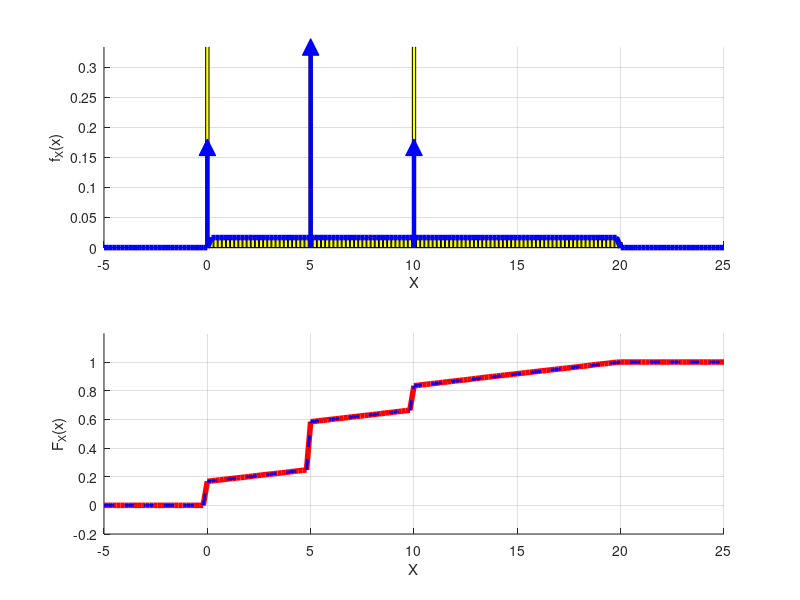

This figure's MATLAB source:
% Avaliação 1 - Questão 4 - Luan de Barros

clear all; close all; clc;
pkg load statistics;

% A) esboço da PDF

% número de realizações
N = 100000;

% lançamento do dado por N vezes
U = randi([1 6],1,N);

% resultado das faces do dado
idx1 = U == 1;
idx2 = U == 2 | U == 3;
idx3 = U == 4;
idx4 = U == 5 | U == 6;

% preenche a matrix X de 1 linha e N colunas com 0
X = zeros(1,N);

% valor atribuído para X dependendo do resultado das faces do dado
X(idx1) = 10;
X(idx2) = 5;
X(idx3) = 0;
X(idx4) = unifrnd(0,20,1,sum(idx4));

dx= 1/5; x=-5:dx:25;

% PDF
pdfX_sim = (hist(X,x) / (N*dx));
pdfX_teo = (1/60) .* (0 < x & x < 20); % sem os impulsos

% CDF
cdfX_sim = cumsum(pdfX_sim)*dx;
cdfX_teo = 0            .* (x < 0) + ...
            (1/6 + x/60) .* (0 <= x & x < 5) + ...
            (35/60 + ((x-5)/60)) .* (5 <= x & x < 10) + ...
            (50/60  + ((x-10)/60)) .* (10 <= x & x < 20) + ...
            (1) .* (x >= 20);

figure;
subplot(2,1,1); hold on; grid on;
bar(x,pdfX_sim, 'y');
plot(x, pdfX_teo, 'b', 'LineWidth',4);

%  representando os impulsos
plot([10, 10], [0, 1/6], 'b', 'LineWidth', 3');
plot([10], [1/6], 'b^', 'MarkerSize', 12, 'MarkerFaceColor', 'b');
plot([5, 5], [0, 1/3], 'b', 'LineWidth', 3');
plot([5], [1/3], 'b^', 'MarkerSize', 12, 'MarkerFaceColor', 'b');
plot([0, 0], [0, 1/6], 'b', 'LineWidth', 3');
plot([0], [1/6], 'b^', 'MarkerSize', 12, 'MarkerFaceColor', 'b');
xlim([-5 25]); ylim([0 1/3]);
xlabel('X'); ylabel('f_X(x)');

subplot(2,1,2); hold on; grid on;
plot(x, cdfX_sim, 'r', 'LineWidth', 4);
plot(x, cdfX_teo, 'b--', 'LineWidth', 2);
xlim([-5 25]); ylim([-0.2 1.2]);
xlabel('X'); ylabel('F_X(x)');